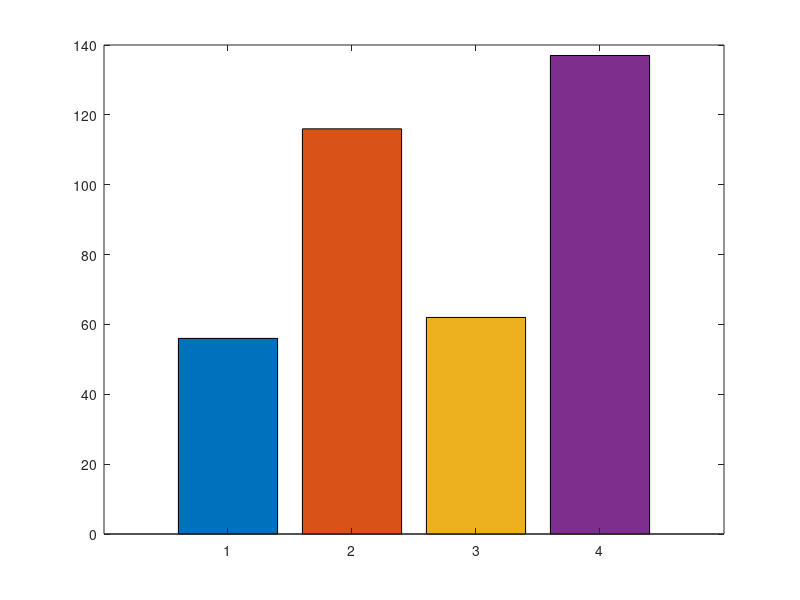

The MATLAB script that drew this image:
%% HW 1 Vibhanshu Jain
%% Question 3

%% Creating a matrix
A = [3 4 5;
     8  9 10];
B = [1 4; 
     2 5;
     9 6];

%% Outputting the input matrix
disp("The first matrix is");
disp(A);
disp("The second matrix is");
disp(B);

%% The direct method to calculate the matrix multiplication
Cdirect = A*B;
disp("The output using the direct method provided by matlab: ");
disp(Cdirect);

%% Applying the manual method to calculate the matrix multiplication. 

%% as we already know that the size of the matrices are [3,2] and [2,3], therefore our
%% result matrix will be [2,2]

%% Initializing the result matrix
C = zeros(2,2);

%% Calculating the values of the resultant matrix
for i=1:2;
    for j=1:2;
        for k=1:3;
          C(i,j) = C(i,j) + A(i,k)*B(k,j);
        end
    end
end

%% Displaying the output

disp("The result after calculating the matrix multiplication manually: ");
disp(C);

%% Part b

%% Converting the matrix C to vector
X = [1 2 3 4];
Y = C(:);

%% Plotting the bar graph
figure, bar(X, diag(Y), 'stacked');

%% Question 3 end